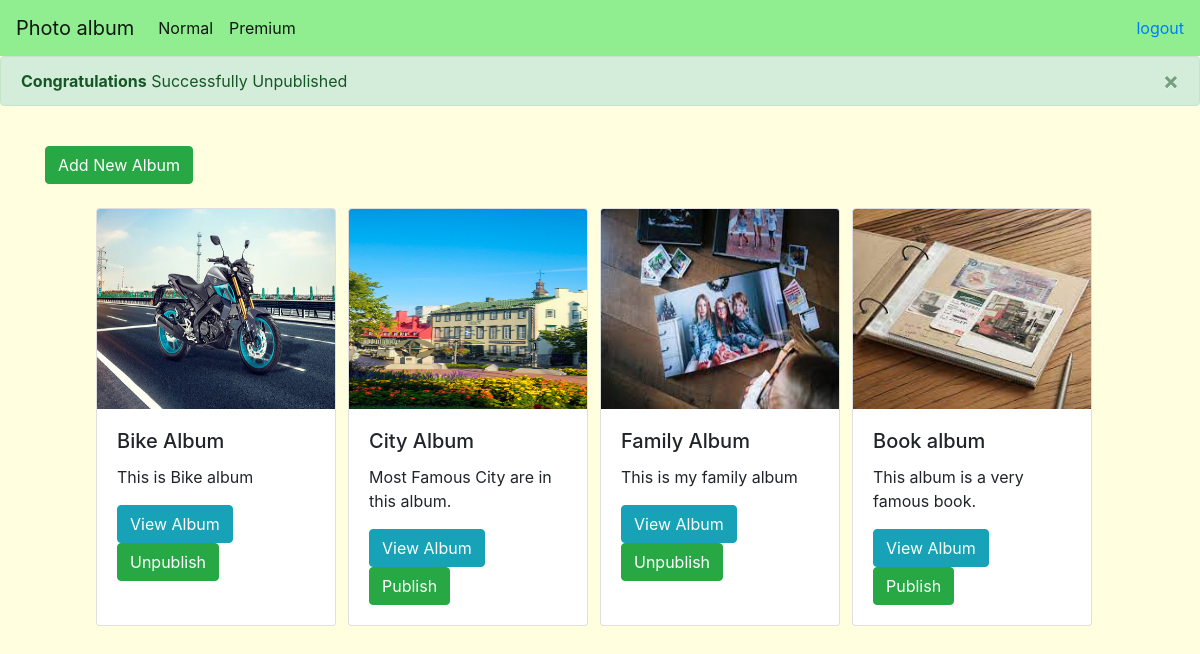
/typenormal.php?updated=true&val=0 (signed in), run on the app's committed database.
### tables this page shows
CREATE TABLE `a_type` (
  `id` int(10) NOT NULL,
  `albumimage` varchar(30) NOT NULL,
  `Title` varchar(20) NOT NULL,
  `Description` varchar(100) NOT NULL,
  `isPremium` int(10) NOT NULL,
  `isPublish` int(11) NOT NULL
);

### oops.php (called while the page is built, shortened)
<?php
class oops
{
    function __construct($con)
    {
        $this->con=$con;
    }
    function getnalbum()
    {
        $albumdetail=array();
        if(isset($_SESSION['email']) && $_SESSION['email']=="admin@gmail.com"){
            $qry="select * from `a_type` where isPremium='0'";
        } elseif (isset($_SESSION['isPremium']) && $_SESSION['isPremium'] == '0'){
            $qry = "select * from `a_type` where isPremium = '0' and isPublish = '1'";
        }
        $result=mysqli_query($this->con,$qry);
        while($row=mysqli_fetch_assoc($result))
        {
            array_push($albumdetail,$row);
        }
        return $albumdetail;
    }
}
?>

### typenormal.php (the view, shortened to what this page needs)
<?php
include 'dashboard.php';
 include 'oops.php';
 $cnt=new dbconnection();
$con=$cnt->getConneciton();
$oops = new oops($con);
$details=$oops->getnalbum();
if(isset($_GET['updated']))
{
  $value=$_GET['val'] ? "Published":"Unpublished";
  echo '
      <div class="alert alert-success alert-dismissible fade show" role="alert">
        <strong>Congratulations</strong> Successfully '.$value .'
        <button type="button" class="close" data-dismiss="alert" aria-label="Close">
        <span aria-hidden="true">&times;</span>
        </button>
        </div>
          ';
}
?>
<div class="container">
    <?php
if(isset($_SESSION['email']) && $_SESSION['email'] == "admin@gmail.com")
{
  echo '<a class="btn btn-success my-4" href="typeadd.php?albumType=0">Add New Album</a>';
}
?>
<?php
foreach($details as $detail){
echo '<div class="row d-flex justify-content-center mx-1">
<div class="card mx-1" style="width: 15rem;">
  <img src="photos/'.$detail['albumimage'].'" height="200px" class="card-img-top" alt="">
  <div class="card-body">
    <h5 class="card-title">'.$detail['Title'].'</h5>
    <p class="card-text">'.$detail['Description'].'</p>
    <a href="typeview.php?albumId='.$detail['id'].'" class="btn btn-info ">View Album</a>'; ?>
    <?php
      if(isset($_SESSION['email']) && $_SESSION['email'] == "admin@gmail.com")
      {
        $button = $detail['isPublish']?  "Unpublish":"Publish" ;
        echo '<a href="typenormal.php?current='. $button .'&albumid='.$detail['id'].' " class="btn btn-success ">'.$button.'</a>';
      }
    ?>
    <?php
   echo '</div>
</div> ';
}
?>
</div>
</div>

### data on the page
a_type: albumimage (picture), Title "Bike Album", Description "This is Bike album", isPublish "Unpublish"
a_type: albumimage (picture), Title "City Album", Description "Most Famous City are in this album.", isPublish "Publish"
a_type: albumimage (picture), Title "Family Album", Description "This is my family album", isPublish "Unpublish"
a_type: albumimage (picture), Title "Book album", Description "This album is a very famous book.", isPublish "Publish"

### other printed values
$value "Unpublished"
